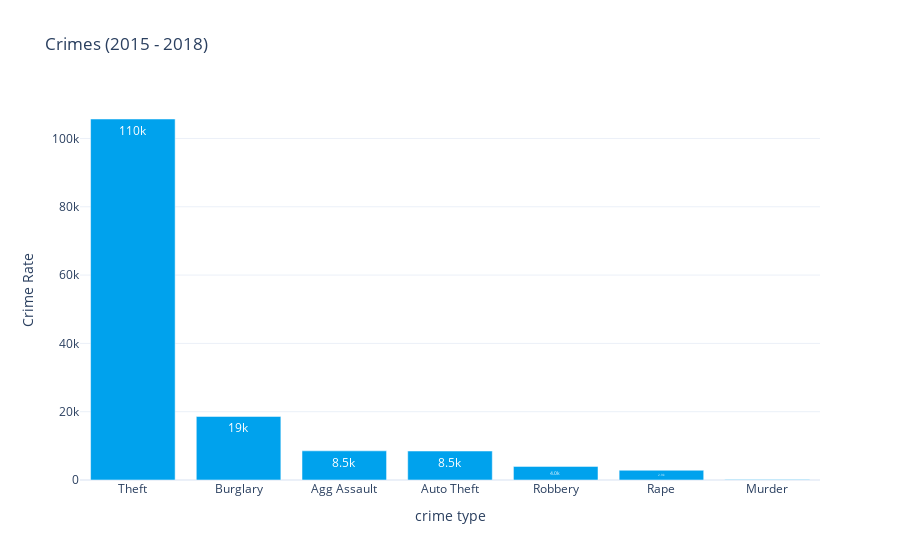

The code cell stored with this chart in its notebook:
### Markdown cell above
### Part II: what are the most committed crimes? <a name = "Questions_2" a>

### Code cell
crimes = df.crime_type.value_counts()
bar_plot("Crimes (2015 - 2018)", dict(index = "crime type", y =  "Crime Rate"), crimes.index, crimes.values, crimes)

### Figure 1 — Plotly figure (JSON) as saved in the notebook; plotly's stock layout.template omitted (floating-point values rounded to 4 significant figures)
{"data": [{"alignmentgroup": "True", "hovertemplate": "crime type=%{x}<br>Crime Rate=%{y}<br>text=%{text}<extra></extra>", "legendgroup": "", "marker": {"color": "#00a2ed"}, "name": "", "offsetgroup": "", "orientation": "v", "showlegend": false, "text": [105696, 18607, 8539, 8486, 3986, 2855, 118], "textposition": "inside", "texttemplate": "%{text:.2s}", "type": "bar", "x": ["Theft", "Burglary", "Agg Assault", "Auto Theft", "Robbery", "Rape", "Murder"], "xaxis": "x", "y": [105696, 18607, 8539, 8486, 3986, 2855, 118], "yaxis": "y"}], "layout": {"barmode": "relative", "legend": {"tracegroupgap": 0}, "title": {"text": "Crimes (2015 - 2018)"}, "xaxis": {"anchor": "y", "domain": [0, 1], "showgrid": false, "title": {"text": "crime type"}}, "yaxis": {"anchor": "x", "domain": [0, 1], "title": {"text": "Crime Rate"}}}}
